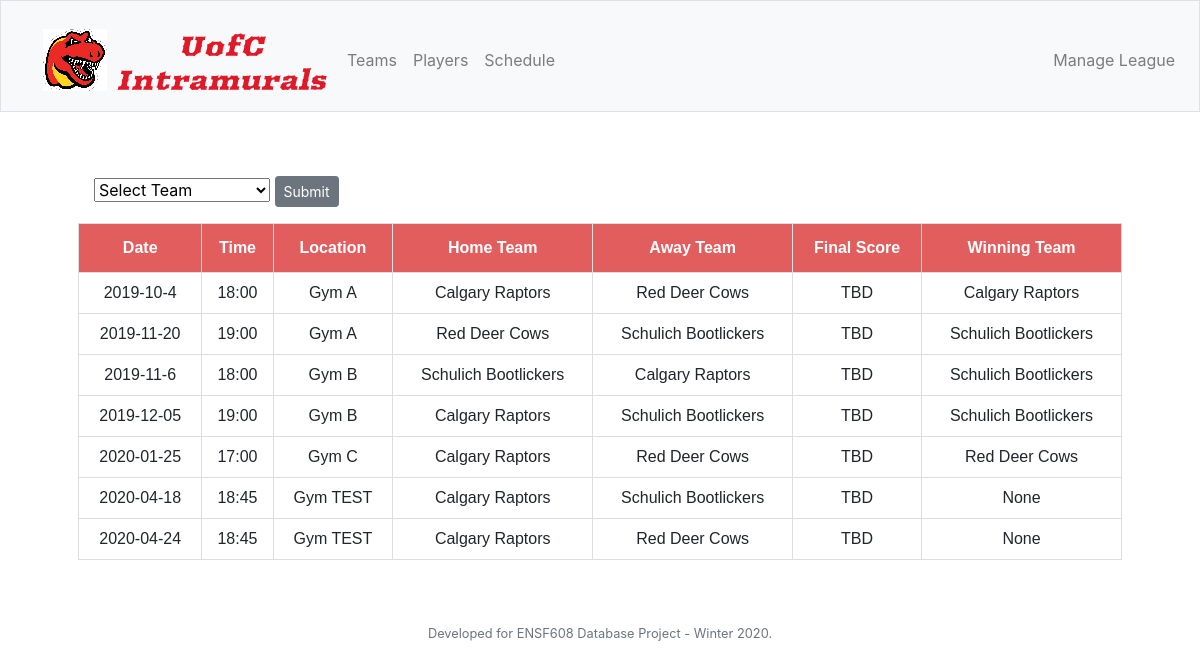
Before: /schedule with the older database file.
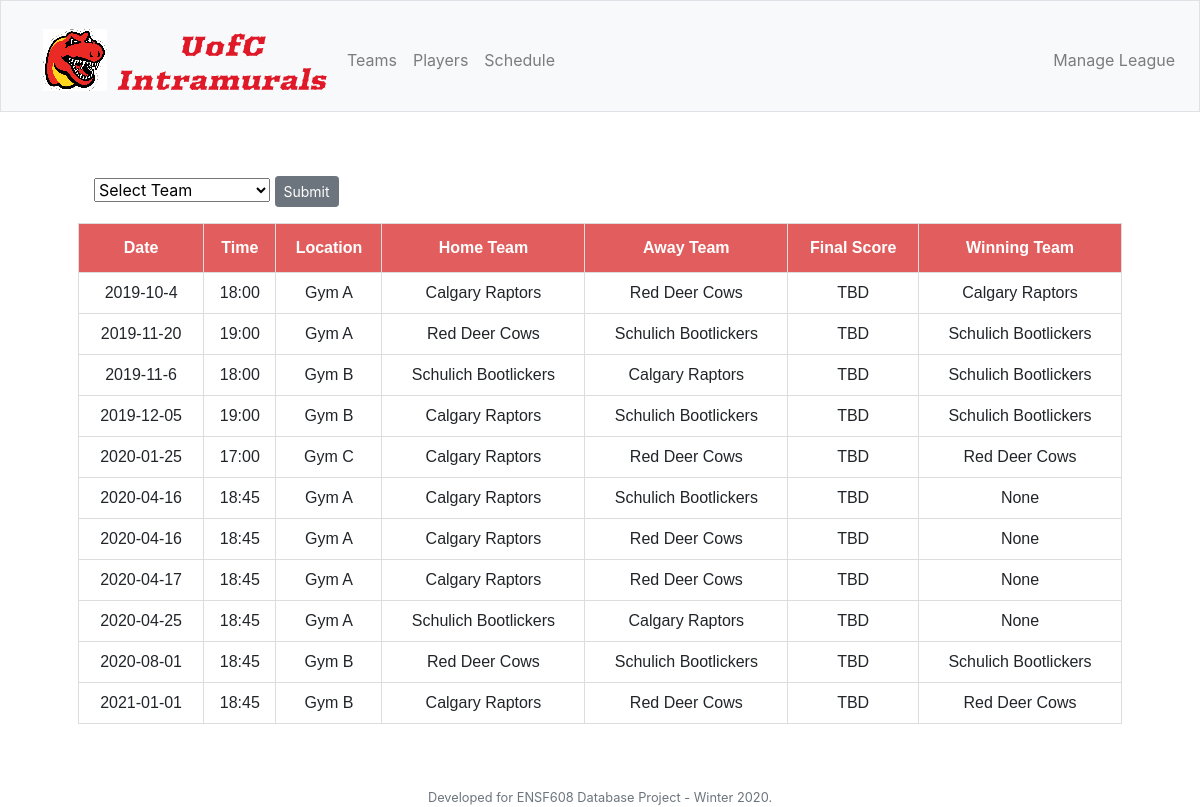
After: the same page with the newer database file.
### tables this page shows
CREATE TABLE "Game" (
	"game_id"	INTEGER NOT NULL PRIMARY KEY AUTOINCREMENT UNIQUE,
	"schedule_id"	INTEGER NOT NULL,
	"date"	TEXT,
	"time"	TEXT,
	"location"	TEXT,
	"home_id"	INTEGER NOT NULL,
	"away_id"	INTEGER NOT NULL,
	"ref_id"	INTEGER NOT NULL,
	"winner_id"	INTEGER
);

CREATE TABLE "Team" (
	"team_id"	INTEGER NOT NULL PRIMARY KEY AUTOINCREMENT UNIQUE,
	"team_name"	TEXT,
	"roster_id"	INTEGER
);

### app/routes.py (the view, shortened to what this page needs)
@app.route('/schedule', methods = ['GET', 'POST'])
def schedule():
    selected=''
    team_names = get_teams()
    games_query = "SELECT Game.date, Game.time, Game.location, HomeTeam.team_name as home_team, AwayTeam.team_name as away_team, WinTeam.team_name as win_team\
                FROM Game\
                LEFT JOIN Team as HomeTeam ON Game.home_id = HomeTeam.team_id\
                LEFT JOIN Team as AwayTeam on Game.away_id = AwayTeam.team_id\
                LEFT JOIN Team as WinTeam on Game.winner_id = WinTeam.team_id"
    order_query = "\nORDER BY Game.date, Game.time"
    games = db.execute(games_query + order_query)
    return render_template("schedule.html", teams=team_names, games=games, selection=selected)

### app/routes.py (called while the page is built)
@app.after_request
def after_request(response):
    response.headers["Cache-Control"] = "no-cache, no-store, must-revalidate"
    response.headers["Expires"] = 0
    response.headers["Pragma"] = "no-cache"
    return response

def get_teams():
    team_names = db.execute(
        "SELECT Team.team_name\
            FROM Team\
                ORDER BY Team.team_name"
    )
    return team_names

### app/templates/schedule.html (shortened to what this page needs)
{% extends "layout.html" %}
{% block main %}
<div class="p-3 text-left">
  <form name="Team" method="post" action="#">
    <select name="Team">
      {% if selection=='' %}
        <option value="NULL"> Select Team</option>
      {% else %}
        <option value="{{selection}}">{{selection}}</option>
        <option value="View all">View all</option>
      {% endif %}
    </select>
    <button type="submit" class="btn btn-secondary btn-sm">Submit</button>
  </form>
</div>
<table id="table" class="table">
  <thead>
    <tr>
      <th scope="col">Date</th>
      <th scope="col">Time</th>
      <th scope="col">Location</th>
      <th scope="col">Home Team</th>
      <th scope="col">Away Team</th>
      <th scope="col">Final Score</th>
      <th scope="col">Winning Team</th>
    </tr>
  </thead>
  <tbody>
    {%for game in games%}
      <tr>
        <td>{{game['date']}}</td>
        <td>{{game['time']}}</td>
        <td>{{game['location']}}</td>
        <td>{{game['home_team']}}</td>
        <td>{{game['away_team']}}</td>
        <td>TBD</td>
        <td>{{game['win_team']}}</td>
      </tr>
    {%endfor%}
  </tbody>
</table>
{% endblock %}

### app/templates/layout.html (shortened to what this page needs)
<!DOCTYPE html>
<html lang="en">
    <head>
        <link href="https://maxcdn.bootstrapcdn.com/bootstrap/4.1.3/css/bootstrap.min.css" rel="stylesheet">
        <link href="/static/styles.css" rel="stylesheet">
    </head>
    <body>
        <nav class="navbar navbar-expand-md navbar-light bg-light border">
            <a href="/"> <img src = "/static/logo.png" </a>
            <div class="collapse navbar-collapse" id="navbar">
                    <ul class="navbar-nav mr-auto mt-2">
                        <li class="nav-item"><a class="nav-link" href="/">Teams</a></li>
                        <li class="nav-item"><a class="nav-link" href="/players">Players</a></li>
                        <li class="nav-item"><a class="nav-link" href="/schedule">Schedule</a></li>
                    </ul>
                    <ul class="navbar-nav ml-auto mt-2">
                        <li class="nav-item"><a class="nav-link" href="/manage">Manage League</a></li>
                    </ul>
            </div>
        </nav>
        <main class="container p-5">
            {% block main %}{% endblock %}
        </main>
        <footer class="small text-center text-muted">
            Developed for ENSF608 Database Project - Winter 2020.
        </footer>
    </body>
</html>

### app/static/styles.css (style rules this page uses)
main { overflow-x: auto; text-align: center; }
#table { font-family: "Trebuchet MS", Arial, Helvetica, sans-serif; border-collapse: collapse; width: 100%; }
#table td, #table th { border: 1px solid #ddd; padding: 8px; }
#table th { padding-top: 12px; padding-bottom: 12px; text-align: center; background-color: #E25E5E; color: white; }
@media (min-width: 568px) { html, body { height: 100%; } }
@media (min-width: 568px) { .left-part, form { flex: 1; height: auto; } }

Changed rows visible on the page:
removed Game: date "2020-04-18", time "18:45", location "Gym TEST", home_team "Calgary Raptors", away_team "Schulich Bootlickers", win_team "None"
removed Game: date "2020-04-24", time "18:45", location "Gym TEST", home_team "Calgary Raptors", away_team "Red Deer Cows", win_team "None"
added Game: date "2020-04-16", time "18:45", location "Gym A", home_team "Calgary Raptors", away_team "Schulich Bootlickers", win_team "None"
added Game: date "2020-04-16", time "18:45", location "Gym A", home_team "Calgary Raptors", away_team "Red Deer Cows", win_team "None"
added Game: date "2020-04-17", time "18:45", location "Gym A", home_team "Calgary Raptors", away_team "Red Deer Cows", win_team "None"
added Game: date "2020-04-25", time "18:45", location "Gym A", home_team "Schulich Bootlickers", away_team "Calgary Raptors", win_team "None"
added Game: date "2020-08-01", time "18:45", location "Gym B", home_team "Red Deer Cows", away_team "Schulich Bootlickers", win_team "Schulich Bootlickers"
added Game: date "2021-01-01", time "18:45", location "Gym B", home_team "Calgary Raptors", away_team "Red Deer Cows", win_team "Red Deer Cows"
